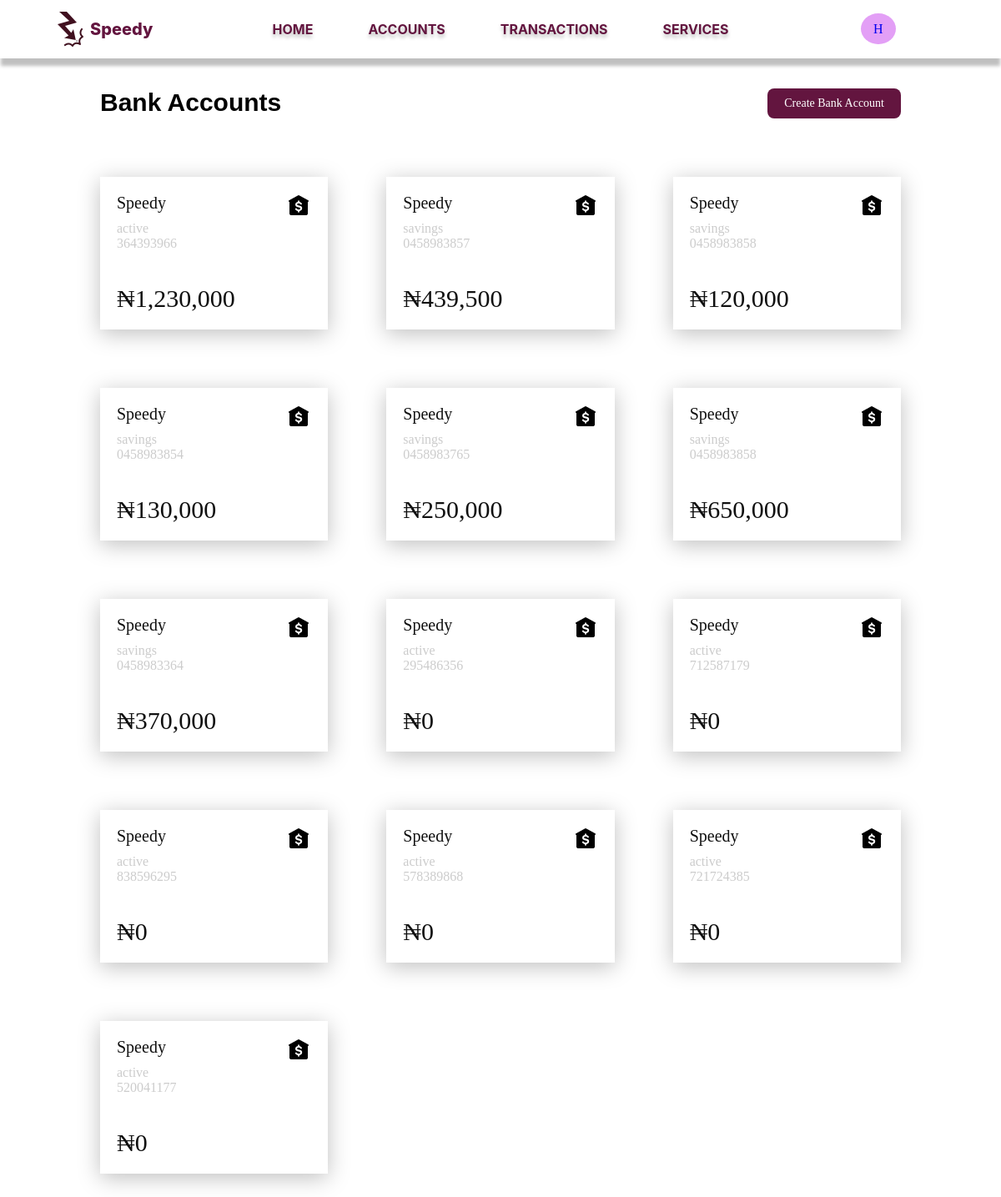
The app's page /HabibiMy/accounts (signed in) with its own data.
### app/models.py (models this page shows, shortened)
class Customer(db.Model):
  id = db.Column(db.Integer, primary_key=True)
  user_id = db.Column(db.Integer,db.ForeignKey('user.id'))
  first_name = db.Column(db.String(140))
  last_name = db.Column(db.String(140))
  email = db.Column(db.String(120), index=True, unique=True)
  phone_number = db.Column(db.String(204), unique=True)
  username = db.Column(db.String(200))
  address = db.relationship('Address', backref='customer', lazy='dynamic')
  dob = db.Column(db.DateTime)
  date_created= db.Column(db.DateTime, default=datetime.utcnow)
  bank_name = db.Column(db.String(240), default="Speedy")
  accounts = db.relationship('Account', backref='customer', lazy='dynamic')

class Account(db.Model):
  id = db.Column(db.Integer, primary_key=True)
  cus_id = db.Column(db.Integer, db.ForeignKey('customer.id'))
  account_number = db.Column(db.String(100), nullable=False)
  account_pin = db.Column(db.String(4))
  acc_type = db.Column(db.String(240))
  status = db.Column(db.String(10), default='active')
  balance = db.Column(db.Integer)
  bank_name = db.Column(db.String(240), default="Speedy", nullable=False)
  date_created = db.Column(db.DateTime, default=datetime.utcnow)
  req_clos = db.Column(db.String(3), default="No")
  transactions = db.relationship('Transaction', backref='account', lazy='dynamic')
  def parse_balance(self):
    balance = list(str(self.balance))
    num = len(str(self.balance))
    j = 0
    if num > 3:
      if num % 3 == 1:
        balance.insert(1, ",")
        for i in range(4, num):
          if i % 3 == 2:
            balance.insert(i+j, ",")
            j+=1
      if num % 3 == 2:
        balance.insert(2, ",")
        for i in range(4, num):
          if i % 3 == 0:
            balance.insert(i+j, ",")
            j+=1
      if num % 3 == 0:
        for i in range(2, num):
          if i % 3 == 0:
            balance.insert(i+j, ",")
            j+=1
    return "".join(balance)

### app/routes.py (the view)
@app.route('/<username>/accounts')
@login_required
def accounts(username):
    customer: Customer = Customer.query.filter_by(user_id=current_user.id).first()
    if username != customer.username:
        return redirect(url_for('user_home', username=customer.username))
    accounts = customer.accounts
    return render_template('accounts.html', customer=customer, accounts=accounts)

### app/models.py (called while the page is built)
@login.user_loader
def load_user(id):
  return User.query.get(int(id))

### app/templates/accounts.html
{% extends 'nav-bar.html' %}
{% block content %}
<link rel="stylesheet" href="{{ url_for('static', filename='styles/accounts.css') }}">
<div class="accounts">
  <div class="bank-btn">
    <p>Bank Accounts</p>
    <a href="{{ url_for('create_acc', username=customer.username) }}">Create Bank Account</a>
  </div>
  <div class="account-grid">
    {% for account in accounts %}
    <a href="/{{customer.username}}/accounts/{{account.id}}">
      <div class="account-tile" account-id="{{ account.id }}">
        <div class="name-icon">
          <div class="name">
            <p class="bk-name">{{account.bank_name}}</p>
            <p class="status">{{account.acc_type}}</p>
            <p class="status">{{account.account_number}}</p>
          </div>
          <div class="icon">
            <img src="{{ url_for('static', filename='images/bank-icon.png') }}" alt="">
          </div>
        </div>
        <div class="amount">
          <p>&#8358;{{ account.parse_balance() }}</p>
        </div>
      </div>
    </a>
    {% endfor %}
  </div>
</div>
{% endblock %}

### app/templates/nav-bar.html (shortened to what this page needs)
<!DOCTYPE html>
<html lang="en">
<head>
  <link rel="stylesheet" href="{{ url_for('static', filename='styles/nav-bar.css') }}">
</head>
<body>
  <div class="nav-bar">
    <div class="logo">
      <img src="{{ url_for('static', filename='images/logo.png') }}" alt="">
      <a href="">Speedy</a>
    </div>
    <div class="links">
      <a href="{{ url_for('user_home', username=customer.username)}}">HOME</a>
      <a href="{{ url_for('accounts', username=customer.username)}}">ACCOUNTS</a>
      <a href="{{ url_for('transactions', username=customer.username )}}">TRANSACTIONS</a>
      <a href="{{ url_for('services', username=customer.username) }}">SERVICES</a>
    </div>
    <div class="profile" title="View your profile">
      <a href="{{ url_for('profile', username=customer.username)}}">{{ customer.username[0] }}</a>
    </div>
  </div>
  <div class="content">
    {% block content %}
    {% endblock %}
  </div>
</body>
</html>

### app/static/styles/nav-bar.css (style rules this page uses)
* { padding: 0; margin: 0; box-sizing: border-box; }
.nav-bar { min-width: 1015px; display: flex; justify-content: space-between; padding: 0 10%; height: 70px; align-items: center; background: #FFF; box-shadow: 0px 10px 4px -1px rgba(0, 0, 0, 0.25); }
.logo { width: 10%; display: flex; align-items: center; }
.logo a { color: #63153F; text-align: center; text-decoration: none; font-family: Inter; font-size: 20px; font-weight: 800; }
.links a { color: #63153F; padding: 0 33px; text-decoration: none; font-family: Inter; font-size: 16px; font-weight: 700; text-shadow: 0px 4px 4px rgba(0, 0, 0, 0.25); }
.profile a { padding: 10px 15px; background: #E39FF6; border-radius: 50%; text-decoration: none; }
.links { width: 30%; display: flex; justify-content: center; }
.profile { width: 10%; }
@media screen and (max-width: 1200px) { .nav-bar { padding: 0 5%; } }

### app/static/styles/accounts.css (style rules this page uses)
body { background: #fff; }
a { text-decoration: none; }
a p { color: #101010; }
.accounts { max-width: 80%; margin: 3% auto; }
.account-grid { display: grid; margin-top: 70px; grid-template-columns: repeat(3, 1fr); gap: 70px; }
.bank-btn { margin-bottom: 30px; }
.bank-btn p { font-size: 30px; font-family: 'Gill Sans', 'Gill Sans MT', Calibri, 'Trebuchet MS', sans-serif; font-weight: 700; }
.bank-btn a { text-decoration: none; padding: 10px 20px; font-size: 14px; background: #63153F; color: #fff; border-radius: 8px; }
.bank-btn { display: flex; justify-content: space-between; }
.account-tile { padding: 20px; background: #fff; box-shadow: 0 5px 25px 0 rgba(0, 0, 0, 0.25); }
.name-icon { display: flex; justify-content: space-between; margin-bottom: 40px; }
.name .bk-name { font-size: 20px; margin-bottom: 10px; }
.name .status { color: #ccc; }
.amount { font-size: 30px; font-weight: 500; }

### records on screen
Customer: username "H"
Account: bank_name "Speedy", acc_type "active", account_number "364393966", parse_balance "1,230,000"
Account: bank_name "Speedy", acc_type "savings", account_number "0458983857", parse_balance "439,500"
Account: bank_name "Speedy", acc_type "savings", account_number "0458983858", parse_balance "120,000"
Account: bank_name "Speedy", acc_type "savings", account_number "0458983854", parse_balance "130,000"
Account: bank_name "Speedy", acc_type "savings", account_number "0458983765", parse_balance "250,000"
Account: bank_name "Speedy", acc_type "savings", account_number "0458983858", parse_balance "650,000"
Account: bank_name "Speedy", acc_type "savings", account_number "0458983364", parse_balance "370,000"
Account: bank_name "Speedy", acc_type "active", account_number "295486356", parse_balance "0"
Account: bank_name "Speedy", acc_type "active", account_number "712587179", parse_balance "0"
Account: bank_name "Speedy", acc_type "active", account_number "838596295", parse_balance "0"
Account: bank_name "Speedy", acc_type "active", account_number "578389868", parse_balance "0"
Account: bank_name "Speedy", acc_type "active", account_number "721724385", parse_balance "0"
Account: bank_name "Speedy", acc_type "active", account_number "520041177", parse_balance "0"
